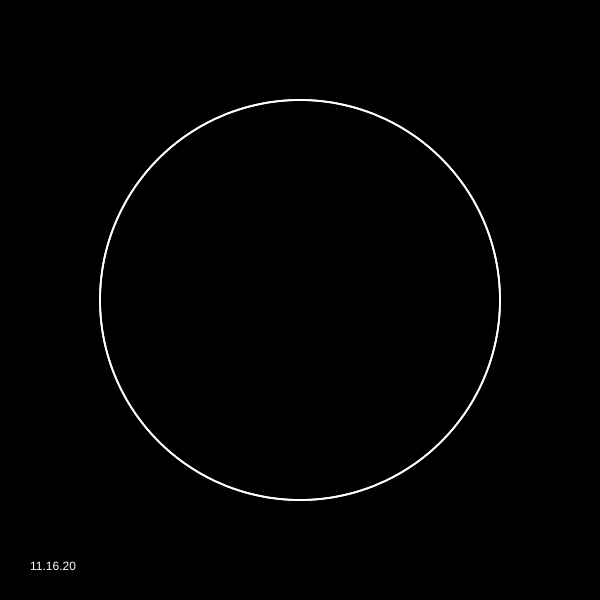
Frame 1 (no input)
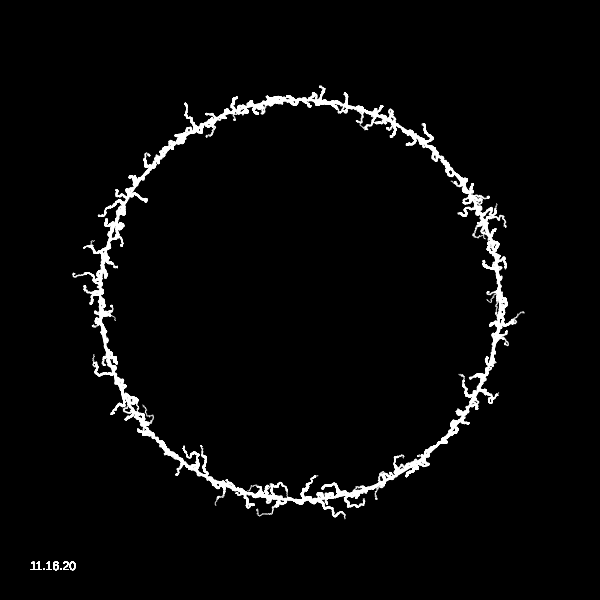
Frame 60 (no input)
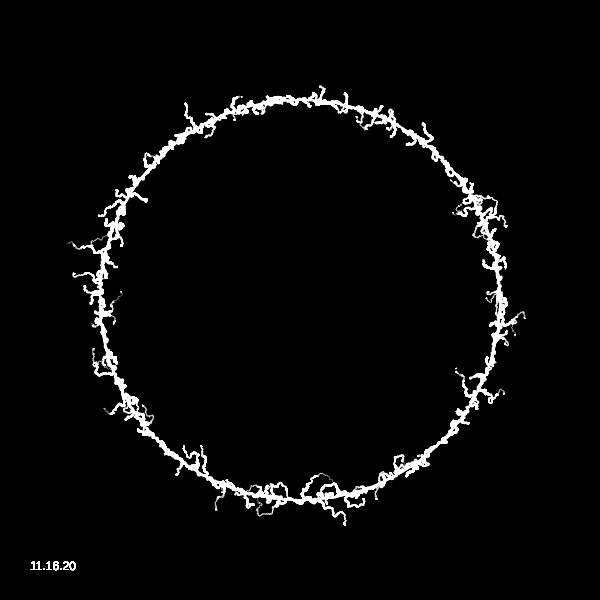
Frame 120 (the mouse pressed at the canvas centre since frame 60)

The p5.js sketch that drew these frames (run headless with seeded random() and noise() and a simulated clock; from frame 60 on, the mouse is pressed at the canvas centre):

// p5.js sketch
// ── sketch.js
// By Roni Kaufman
// inspired by https://twitter.com/dmitricherniak/status/1214888292421951488?s=09

let particles = [];
let circles = [];
let squiggliness = 1/200;
let interval;
let margin = 10;
let theEnd = false;
let r = 200;
let noiseFactor;

function setup() {
  createCanvas(600, 600);
  noStroke();
  
  background(0);
  generateCircles();
  updateParticles();
  
  squiggliness = 1/10;
  noiseFactor = 15;
  
  interval = setInterval(updateParticles, 10000);
}

function draw() {
  if (theEnd) {
    noLoop();
  } else {
    for (let p of particles) {
      p.draw();
      p.move();
    }
  }
  fill(255)
  text("11.16.20", 30, height-30)
}

function updateParticles() {
  particles = [];
  let xCenter = width/2;
  let yCenter = height/2;
  let n = r*10;
  for (let i = 0; i < n; i++) {
    let theta = map(i, 0, n, -PI, PI);
    let x_ = xCenter + r*cos(theta);
    let y_ = yCenter + r*sin(theta);
    let s_ = 1;
    particles.push(new Particle(x_, y_, s_));
  }
  r -= 20;
  if (r < 20) {
    clearInterval(interval);
    theEnd = true;
  }
}

function Particle(x_, y_, s_) {
  this.x = x_;
  this.y = y_;
  this.size = s_;
  
  this.alpha = 100;
  this.dist = 1;
  
  this.move = function() {
    let theta = noise(this.x * squiggliness, this.y * squiggliness, r/1000)*PI*noiseFactor;
    let v = p5.Vector.fromAngle(theta, this.dist);
    this.x += v.x;
    this.y += v.y;
    //this.dist *= 0.999;
    this.alpha *= 0.99;
    this.size *= 0.99;
  }
  
  this.draw = function() {
    let d = distanceToCircles(this.x, this.y)*100;
    fill(255)
    circle(this.x, this.y, this.size*2);
  }
}

function generateCircles() {
  //fill(100);
  let maxCircles = 20;
  let xCenter = width/2;
  let yCenter = height/2;
  for (let i = 0; i < maxCircles; i++) {
    let x_ = xCenter + random(-r, r);
    let y_ = yCenter + random(-r, r);
    let r_ = random(20, 70);
    if (!intersectsWithOtherCircles(x_, y_, r_)) {
      circles.push({x: x_, y: y_, r: r_});
      //circle(x_, y_, r_*2);
    }
  }
}

function intersectsWithOtherCircles(x_, y_, r_) {
  for (let c of circles) {
    if (dist(c.x, c.y, x_, y_) < c.r + r_ + margin) {
      return true;
    }
  }
  return false;
}

function distanceToCircles(x_, y_) {
  let d = 0;
  for (let c of circles) {
    d += c.r/dist(c.x, c.y, x_, y_)
  }
  return d;
}
